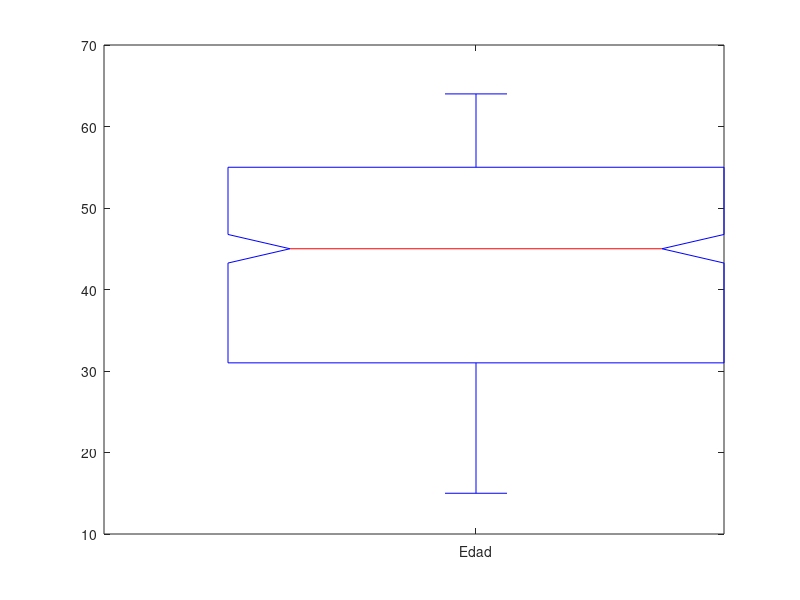

MATLAB code for this plot:
clear all;
clc;
load heart; 
size(heart);
%%%%%%%%%%%%%%%%%%%%%
prision=heart(:,1);
M = mean(prision);
masita=heart(:,3);
edad=heart(:,4);
figure
boxplot([edad],'notch','on',...
        'labels',{'Edad '})
% 
% boxplot([masita],'notch','on',...
%         'labels',{'IMC '})
% 
% boxplot([prision],'notch','on',...
%         'labels',{'Presion '})

